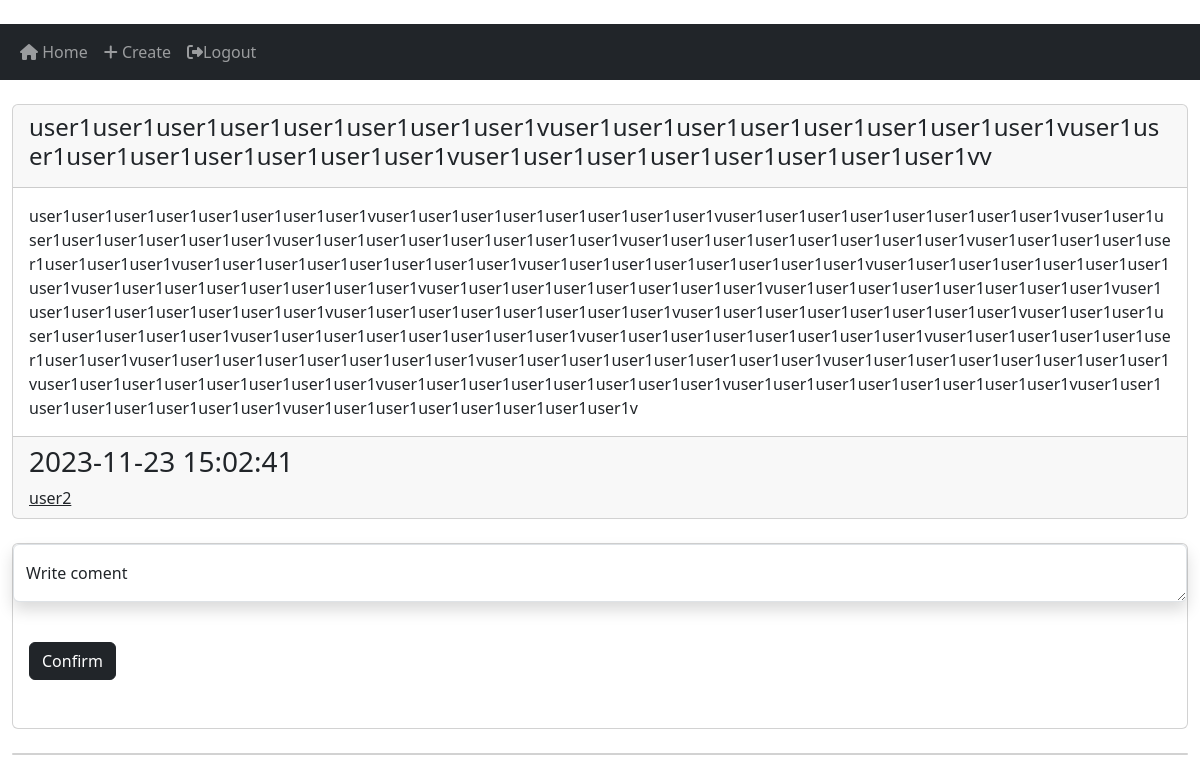
The app's page /post/2 (signed in) with its own data.
### website/models.py (models this page shows)
class Post(db.Model):
    id = db.Column(db.Integer, primary_key=True)
    title = db.Column(db.String)  #learn
    text = db.Column(db.Text, nullable=False) #nullable mean is if input is empty
    author_id = db.Column(db.Integer(), db.ForeignKey('user.id', ondelete="CASCADE"), nullable=False) #please find more information for this line
    date_created = db.Column(db.DateTime(timezone=True), default=func.now())
    comments = db.relationship('Comment', backref='comentcha', passive_deletes=True)

class User(db.Model, UserMixin):
    id = db.Column(db.Integer, primary_key=True)
    email = db.Column(db.String(150), unique=True)
    username = db.Column(db.String(150), unique=True)
    password = db.Column(db.String(50))
    date_created = db.Column(db.DateTime(timezone=True), default=func.now())
    posts = db.relationship('Post', backref='usercha', passive_deletes=True)  #backref is important part!!!

### website/views.py (the view, shortened to what this page needs)
@views.route('/post/<id>', methods=['POST', 'GET'])
@login_required
def post_detail_view(id):
    post = Post.query.filter_by(id=id).first()
    if not post:
        flash('This post not exist', category='error')
        return redirect(url_for('views.home'))
    else:
        return render_template('post_detail.html', post=post, user=current_user)

### website/__init__.py (called while the page is built)
def create_app():
    app = Flask(__name__)
    app.config['SECRET_KEY'] = 'asdsadsadasfasdasda'
    app.config['SQLALCHEMY_DATABASE_URI'] = f'sqlite:///{DB_NAME}'
    db.init_app(app)
    from .views import views
    from .auth import auth
    from .models import User, Post
    with app.app_context():
        db.create_all()
    app.register_blueprint(views, url_prefix='/')
    app.register_blueprint(auth, url_prefix='/')
    login_manager = LoginManager()
    login_manager.login_view = 'auth.login'
    login_manager.init_app(app)
    @login_manager.user_loader
    def load_user(id):
        return User.query.get(int(id))
    return app

### website/templates/post_detail.html (shortened to what this page needs)
{% extends  'base.html' %}
{% block content %}
<br>
<div class="card">
    <div class="card-header">
        <h4 class="">{{ post.title }}</h4>
    </div>
    <div class="card-body">
      <p class="card-text">{{ post.text }}</p>
    </div>
    <div class="card-footer">
        <h3>{{ post.date_created }}</h3>
        <a class="card-title" href="/posts/{{ post.usercha.username }}">{{ post.usercha.username }}</a>
    </div>
</div>
<br>
<div class="card">
    <form action="" method="post">
        <div class="form-floating car-body">
            <textarea class="form-control shadow" placeholder="Leave a comment here" id="floatingTextarea2" name="text"></textarea>
            <label for="floatingTextarea2">Write coment</label>
        </div>
        <br>
        <div class="col-auto">
            <div class="card-body">
                <button type="submit" class="btn btn-dark mb-3">Confirm</button>
            </div>
        </div>
    </form>
</div>
<br>
<div class="card">
</div>
{% endblock content%}

### records on screen
Post: title "user1user1user1user1user1user1user1user1vuser1user1user1user1user1user1user1user1vuser1user1user1user1user1user1user1user1vuser1user1user1user1user1user1user1user1vv", text "user1user1user1user1user1user1user1user1vuser1user1user1user1user1user1user1user1vuser1user1user1user1user1user1user1user1vuser1user1user1user1user1user1user1user1vuser1user1user1user1user1user1user1user1vuser1user1user1user1user1user1user1user1vuser1user1user1user1user1user1user1user1vuser1user1user1user1user1user1user1user1vuser1user1user1user1user1user1user1user1vuser1user1user1user1user1user1user1user1vuser1user1user1user1user1user1user1user1vuser1user1user1user1user1user1user1user1vuser1user1user1user1user1user1user1user1vuser1user1user1user1user1user1user1user1vuser1user1user1user1user1user1user1user1vuser1user1user1user1user1user1user1user1vuser1user1user1user1user1user1user1user1vuse…", date_created "2023-11-23 15:02:41"
User: usercha.username "user2"
